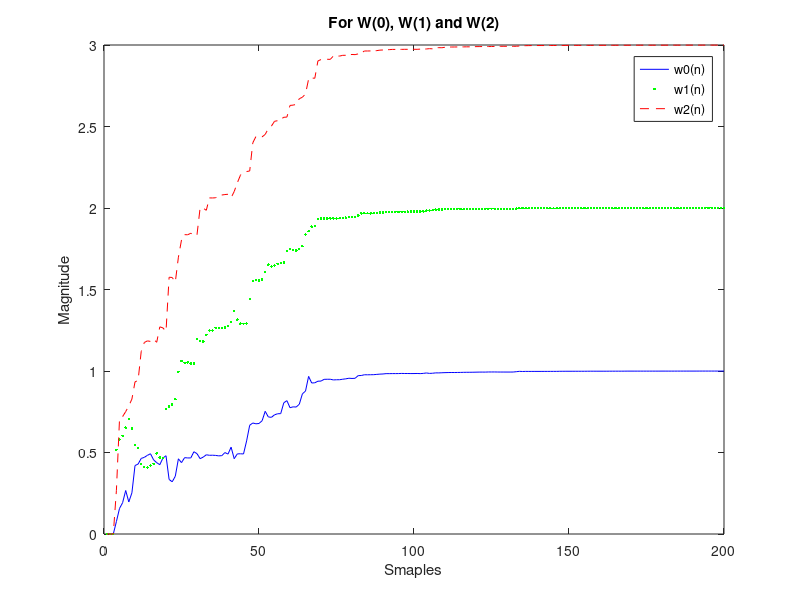

This figure's MATLAB source:
clc;
clear;
close all;
c=[1,2,3]; %c0,c1 and c2 declaration
N=200; %for n=200
x_n=randn(1,N);
d_n=conv(x_n,c);
d_n=d_n(1:N);
mu=0.02;
w = zeros(3,3);
 %LMS Algorithm implementation
for i=3:N
    y_n(i)=w(1,i)*x_n(i)+w(2,i)*x_n(i-1)+w(3,i)*x_n(i-2);
    e_n(i)=d_n(i)-y_n(i);
    w(1,i+1)=w(1,i)+2*mu*e_n(i)*x_n(i);
    w(2,i+1)=w(2,i)+2*mu*e_n(i)*x_n(i-1);
    w(3,i+1)=w(3,i)+2*mu*e_n(i)*x_n(i-2);
end
 
% Plot of w0(n),w1(n) and w2(n)
j=1:N;
figure;
plot(j,w(1,j),'b',j,w(2,j),'g.',j,w(3,j),'r--');
legend('w0(n)','w1(n)','w2(n)');
xlabel('Smaples');
ylabel('Magnitude');
title('For W(0), W(1) and W(2)')
 

 

w_n=[w(1,i+1),w(2,i+1),w(3,i+1)]
